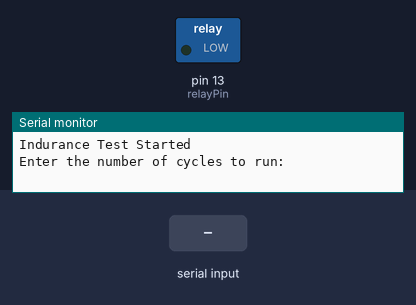
A sketch run on a simulated Arduino Uno, built with avr-gcc and run on an emulated ATmega328P. Parts: switched loads named in the sketch (green lamp = pin HIGH), the last lines printed to the serial monitor. Inputs (shaded band) come from the test bench.

Above: at 0.8 s.
0.9 s: "90,45\n" received over Serial
At 2.1 s:
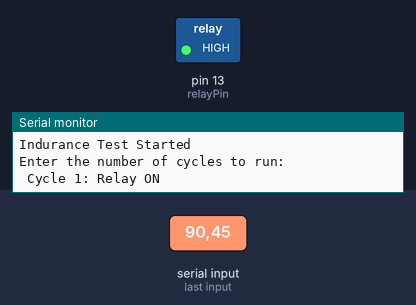
Timing chart, 0 to 9.9 s (numbered marks = the images above; inputs shaded):
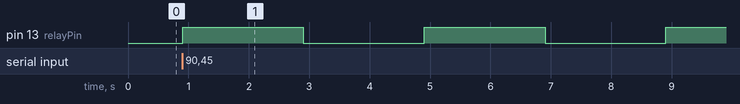

The sketch:

Endurance_Testing_Script-2.ino
```cpp
#include <Arduino.h>
const int relayPin = 13;
int cycleCounter = 0;
int totalCycles = 0; // Variable to store the total number of cycles
unsigned long startTime; // Variable to store the start time
void setup() {
  // Initialize
  pinMode(relayPin, OUTPUT);
  // Start Serial Monitor
  Serial.begin(9600);
  Serial.println("Indurance Test Started");
  // Get the total number of cycles from the user
  Serial.print("Enter the number of cycles to run:\n ");
  while (!Serial.available()) {
    // Wait for user input
  }
  totalCycles = Serial.parseInt(); // Read user input as an integer
  // Record the start time
  startTime = millis();
}
void loop() {
  // Number of cycles per minute (15 cycles per minute)
  int cyclesPerMinute = 15;
  // Calculate the time for each cycle (in milliseconds)
  unsigned long cycleTime = 60000 / cyclesPerMinute;
  // Check if we haven't reached the total number of cycles yet
  if (cycleCounter < totalCycles) {
    // Increment the cycle counter
    cycleCounter++;
    // Turn on the relay
    digitalWrite(relayPin, HIGH);
    Serial.print("Cycle ");
    Serial.print(cycleCounter);
    Serial.println(": Relay ON");
    delay(cycleTime / 2);
    digitalWrite(relayPin, LOW);
    Serial.print(" Cycle ");
    Serial.print(cycleCounter);
    Serial.println(": Relay OFF");
    delay(cycleTime / 2);
    // Serial.print("Cycle ");
    // Serial.print(cycleCounter);
    // Serial.println(": Cycle Completed");
  } else {
    unsigned long endTime = millis(); // Record the end time
    Serial.print(cycleCounter);
    Serial.println(" cycles completed and Stoped. \n");
    // Serial.print("Start Time: ");
    // Serial.println(startTime);
    // Serial.print("End Time: ");
    // Serial.println(endTime);
    while (true) {
      // Keep the program running
    }
  }
}
```

Measured:
- after the input at 0.9 s, pin 13 (relayPin): alternates HIGH for 2.0 s and LOW for 2.0 s, starting at once
